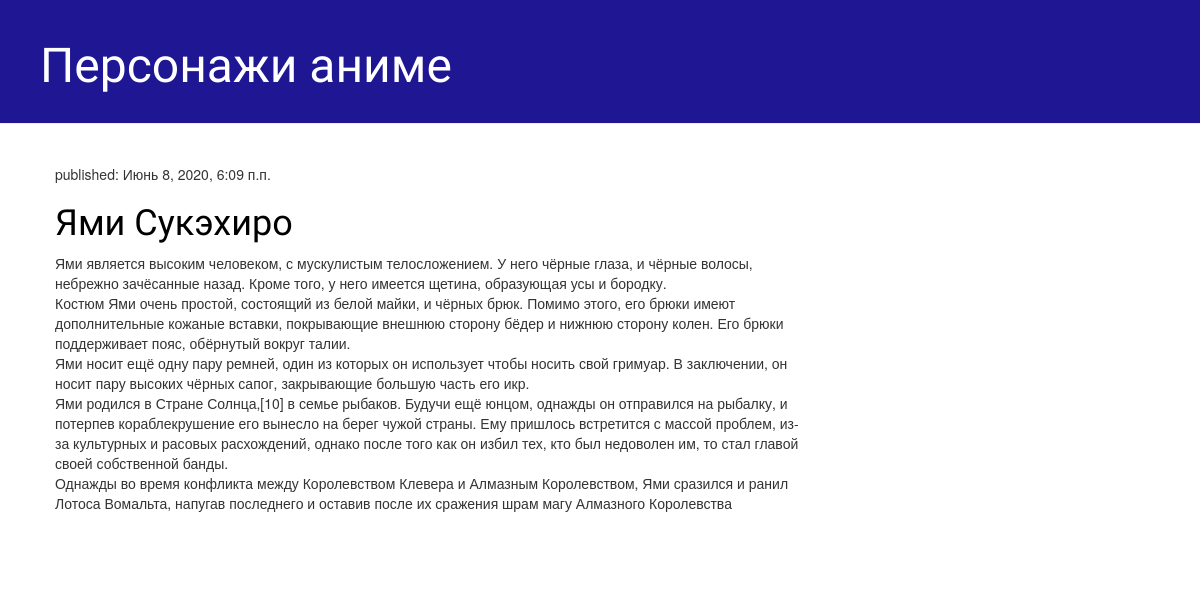
The app's page /, older data.
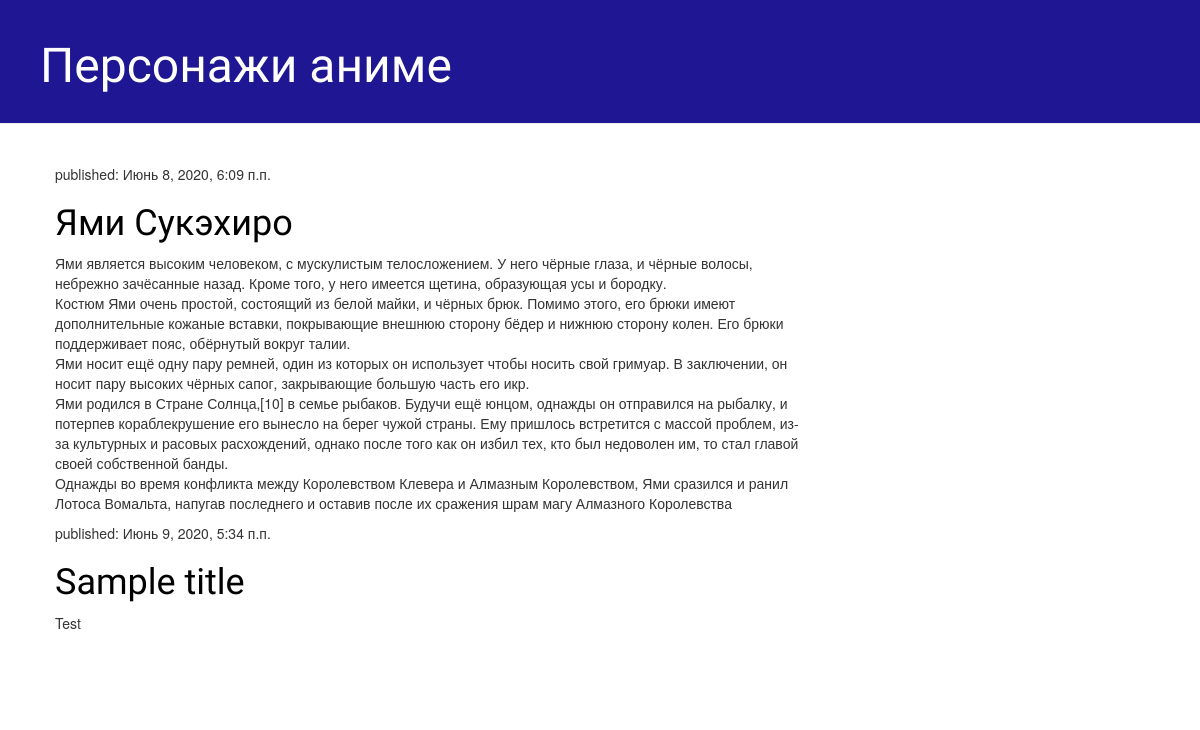
The same page, newer data.
### blog/models.py (models this page shows, shortened)
class Post(models.Model):
    author = models.ForeignKey(settings.AUTH_USER_MODEL, on_delete=models.CASCADE)
    title = models.CharField(max_length=500)
    text = models.TextField()
    created_date = models.DateTimeField(default=timezone.now)
    published_date = models.DateTimeField(blank=True, null=True)

### blog/views.py (the view)
def post_list(request):
    posts = Post.objects.filter(published_date__lte = timezone.now()).order_by('published_date')
    return render(request, 'blog/post_list.html', {'posts' : posts})

### blog/templates/blog/post_list.html (shortened to what this page needs)
{% extends 'blog/base.html' %}
{% block content %}
    <div class="post">
        {% for post in posts %}
        <div>
            <p>published: {{ post.published_date }}</p>
            <h1><a href="">{{ post.title }}</a></h1>
            <p>{{ post.text|linebreaksbr }}</p>
        </div>
        {% endfor %}
    </div>
{% endblock %}

Row changes from the older to the newer data that the page shows:
added Post: published_date "Июнь 9, 2020, 5:34 п.п.", title "Sample title", text "Test"
